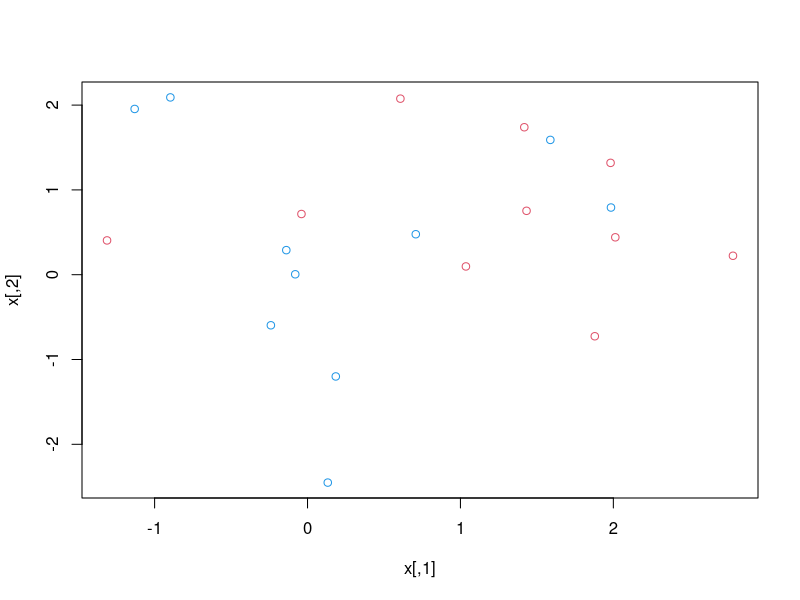
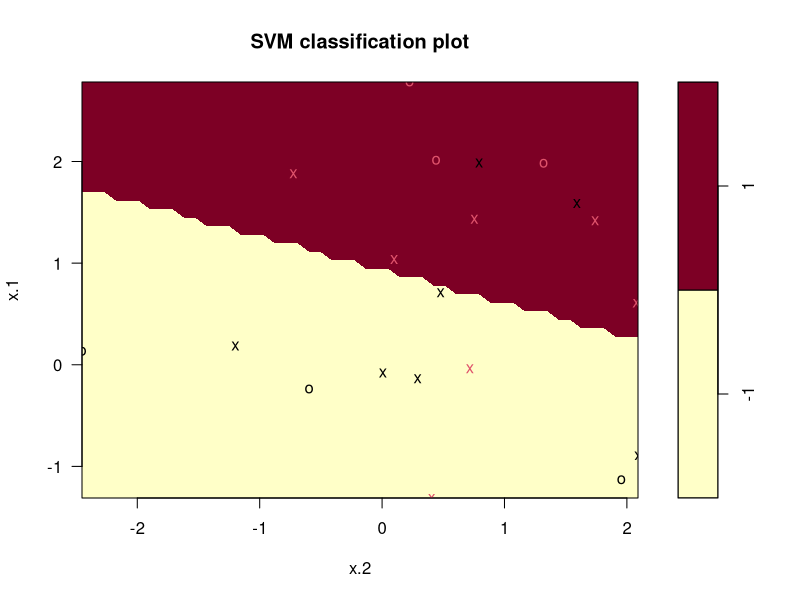
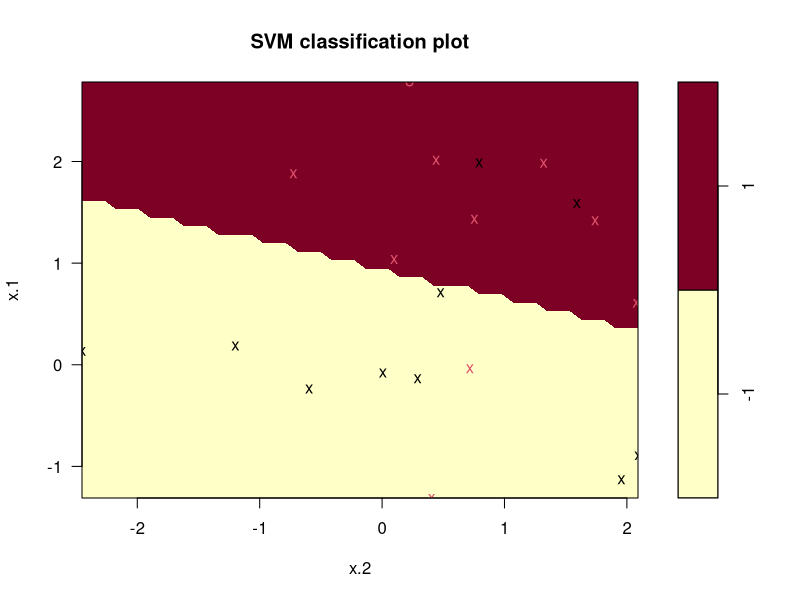
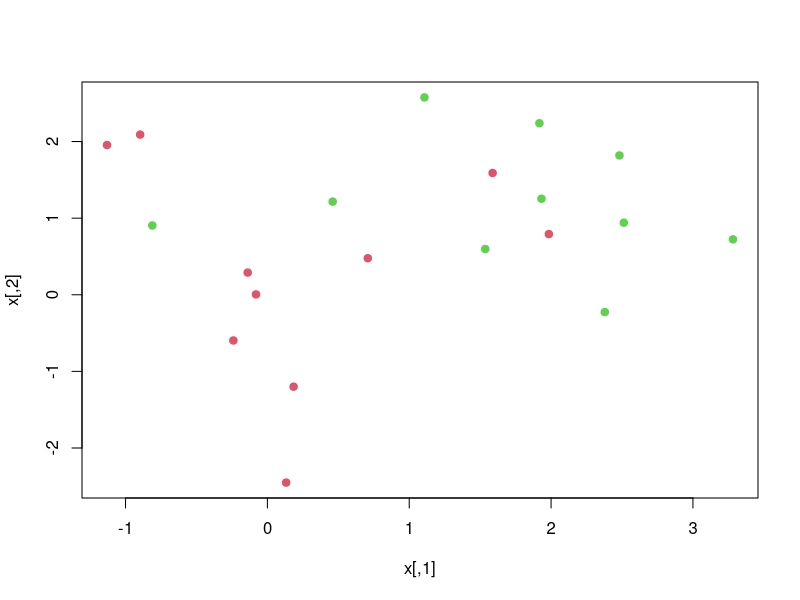

These charts were generated, in order, by the following R code:
library(e1071)
set.seed(2)
# NOTE: TOWARDS THE END IT DOESNT GIVE THE BEST MODEL. JUST KNOW TO CHOOOSE THE ONE WITH THE BEST COST
#  FROM THE TNUE


# We now use the svm() function to fit the support vector classifier for a given value of the cost parameter.
# Here we demonstrate the use of this function on a two-dimensional example so that we can plot the resulting
# decision boundary.
# We begin by generating the observations, which belong to two classes.
x=matrix(rnorm(20*2), ncol=2)
y=c(rep(-1,10), rep(1,10))
x[y==1,]=x[y==1,] + 1
x
y

# Check the obvservations 
plot(x, col=(3-y))

# They are not. Next, we fit the support vector classifier.
# Note that in order for the svm() function to perform classification
# we must encode the response as a factor variable.
# We now create a data frame with the response coded as a factor.
dat <- data.frame(x = x,y = as.factor(y))
svmfit <- svm(y ~., data=dat, kernel="linear", cost=10,scale=FALSE)
# The argument scale=FALSE tells the svm() function not to scale each feature to
# have mean zero or standard deviation one;
# depending on the application, one might prefer to use scale=TRUE.

# We can now plot the support vector classifier obtained:
plot(svmfit , dat)
# Note that the two arguments to the plot.svm() function are the output of the call to svm(),
#as well as the data used in the call to svm().
# The region of feature space that will be assigned to the −1 class is shown in light blue,
# and the region that will be assigned to the +1 class is shown in purple

# We can determine the identities of those support vectors by:
svmfit$index
# You can see 1,2,5,7,14,16 and 17
# We can obtain some basic information about the support vector classifier fit using the summary()
# command:
summary(svmfit)
# This tells us, for instance, that a linear kernel was used with cost=10,
# and that there were seven support vectors, four in one class and three in the other

# What if we instead used a smaller value of the
# cost parameter?
# now cost = 0.1
svmfit <- svm(y ~., data=dat, kernel="linear", cost = 0.1, scale=FALSE)
plot(svmfit , dat)
svmfit$index

# Now that a smaller value of the cost (cost
# =0.1) parameter is being used, we obtain a
# larger number of support vectors, because
# the margin is now wider.

# Unfortunately, the svm() function does not
# explicitly output the coefficients of the linear
# decision boundary obtained when the support
# vector classifier is fit, nor does it output the
# width of the margin.







# The e1071 library includes a built-in function,
# tune(), to perform cross-validation.
# • By default, tune() performs ten-fold cross-
#   validation on a set of models of interest. In
# order to use this function, we pass in relevant
# information about the set of models that are
# under consideration.
# • The following command indicates that we
# want to compare SVMs with a linear kernel,
# using a range of values of the cost
# parameter. 


set.seed (1)
tune.out <- tune(svm, y ~.,data=dat,kernel="linear", ranges=list(cost=c(0.001, 0.01, 0.1, 1,5,10,100)))
# We can easily access the cross-validation errors for each of these models using the summary() command:
summary(tune.out)
# We see that cost=0.1 (1 for me) results in the lowest cross-validation error rate.
# The tune() function stores the best model obtained, which can be accessed as follows:
bestmod=tune.out$best.model
summary(bestmod)
# The predict() function can be used to predict the class label on a set of test observations,
# at any given value of the cost parameter. We begin by generating a test data set.
xtest=matrix(rnorm(20*2), ncol=2)
ytest=sample(c(-1,1), 20, rep=TRUE)
xtest[ytest==1,]=xtest[ytest==1,] + 1
testdat=data.frame(x=xtest, y=as.factor(ytest))
# Now we predict the class labels of these test observations.
# Here we use the best model obtained through cross-validation in order to make predictions.
ypred <-predict(bestmod ,testdat)
table(predict=ypred, truth=testdat$y)
#Thus, with this value of cost, 19 of the test observations are correctly classified.
# What if we had instead used cost= 0.01?
svmfit <- svm(y~., data=dat, kernel="linear", cost=.01, scale=FALSE)
ypred=predict(svmfit ,testdat)
table(predict=ypred, truth=testdat$y)
# In this case one additional observation is misclassified.
# Now consider a situation in which the two classes are linearly separable.
# Then we can find a separating hyperplane using the svm() function.
# We first further separate the two classes in our simulated data so that they are linearly separable:
x[y==1,]=x[y==1,]+0.5
plot(x, col=(y+5)/2, pch=19)

# There's a lot more for nov 11th lab
